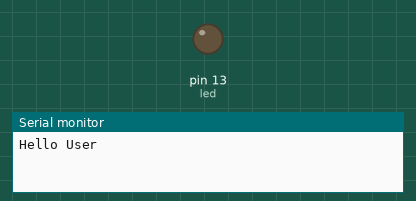
This sketch was run on a simulated Arduino Uno, built with avr-gcc and run on an emulated ATmega328P. Shown: output pins drawn as LEDs (lit = HIGH), the last lines printed to the serial monitor.

Above: at 0.1 s.
At 1.1 s:
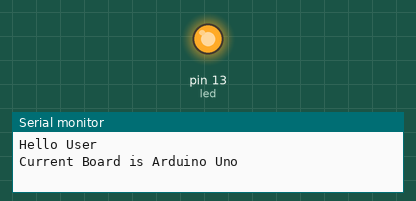
Timing chart, 0 to 2.6 s (numbered marks = the images above):
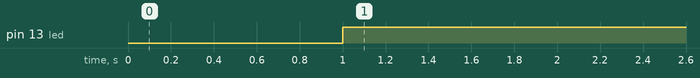

Measured:
- by itself, pin 13 (led): LOW → HIGH at 1.0 s

The sketch:

Arduino_Integrity_Test.ino
```cpp
int led = 13;

void tab(int tabNumber) { //tabs the Serial Monitor by tabNumber space(s)
  for (int tabStart = 0; tabStart < tabNumber; tabStart++) {
    Serial.println("");

  }
}

void wait(int seconds) { //changes delay(milliseconds) to wait(seconds) to save time
  delay(seconds * 1000);

}

void pinHigh(int pin) { //automatically sets pin to HIGH
  digitalWrite(pin, HIGH);
}

void pinLow(int pin) { //automatically sets pin to LOW
  digitalWrite(pin, LOW);
}

void Blink(int pin, int interval){
  pinHigh(pin);
  wait(interval);
  pinHigh(pin);
  wait(interval);

}
void setup() {

  Serial.begin(9600); //initialize Serial Communication at 9600 baud

  Serial.println("Hello User");
  tab(1);
  wait(1);
  Serial.println("Current Board is Arduino Uno");
  //Pinmode Setup Code

  pinMode(led, OUTPUT);


  // put your setup code here, to run once:
  for (int test = 0; test < 20; test++) {
    Blink(led, 500);
  }
}


void loop() {
  // put your main code here, to run repeatedly:

}
```
